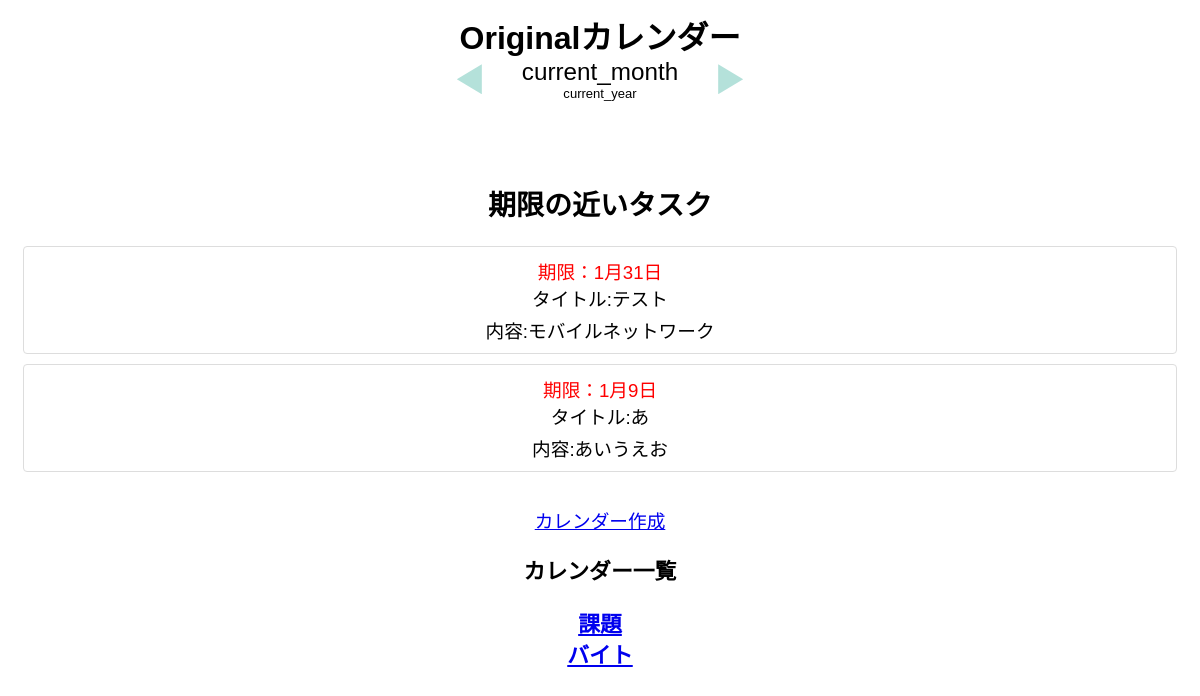
Before: / with the older database file.
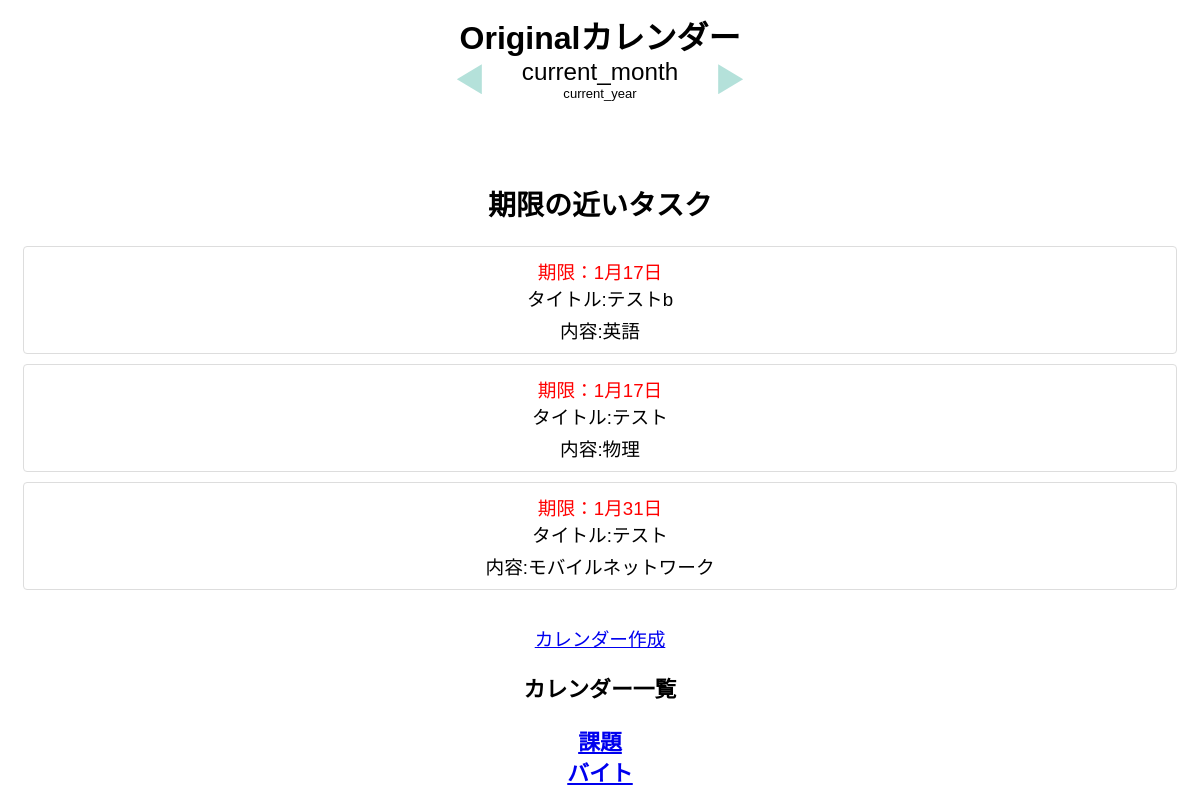
After: the same page with the newer database file.
### models/eventCalendar.py (models this page shows)
class EventCalendar(Model):
    add_year = IntegerField()
    add_month = IntegerField()
    add_day = IntegerField()
    add_title = CharField()
    add_todo = CharField()
    class Meta:
        database = db

### models/make.py (models this page shows)
class Make(Model):
    title = CharField()
    class Meta:
        database = db

### routes/myCalendar.py (the view)
@myCalendar_bp.route('/')
def list():
    print(f"今日の日付: {datetime.today().strftime('%Y-%m-%d')}")
    today = datetime.today()
    current_year = today.year
    current_month = today.month
    current_date = today.day
    tasks = EventCalendar.select()
    upcoming_tasks = []
    for task in tasks:
        task_date = datetime(current_year, task.add_month, task.add_day)
        today_date = datetime(current_year, current_month, current_date)
        if task_date < today_date:
            task_date = datetime(current_year + 1, task.add_month, task.add_day)
        if task_date >= today_date:
            task.sort_date = task_date
            upcoming_tasks.append(task)
    upcoming_tasks.sort(key=lambda x: x.sort_date)
    makes = Make.select()
    upcoming_tasks = upcoming_tasks[:3]
    return render_template('myCalendar.html', upcoming_tasks = upcoming_tasks, items=makes)

### templates/myCalendar.html (shortened to what this page needs)
<!DOCTYPE html>
<html lang="ja">
  <head>
      <link rel="stylesheet" href="{{ url_for('static', filename='base-style.css') }}">
  </head>
  <body>
    <div class="calendar">
      <h1>Originalカレンダー</h1>
      <div class="select">
        <button id="last_month" class="move" onclick="changeMonth(-1)"></button>
        <div>
          <div id="title_month">current_month</div>
          <div id="title_year">current_year</div>
        </div>
        <button id="next_month" class="move" onclick="changeMonth(1)"></button>
      </div>
    </div>
    <div>
      <div class="upcoming-tasks">
        <h2>期限の近いタスク</h2>
        {% if upcoming_tasks %}
          <ul class="task-list">
            {% for task in upcoming_tasks %}
              <li class="task-item">
              <div class="task-deadline">期限：{{ task.add_month }}月{{ task.add_day }}日</div>
              <div class="task-title">タイトル:{{ task.add_title }}</div>
              <div class="task-content">内容:{{ task.add_todo }}</div>
              </li>
            {% endfor %}
          </ul>
        {% else %}
          <p>予定を追加してください</p>
        {% endif %}
      </div>
    </div>
  <div>
    <div class="calender-make">
      <a href="{{ url_for('myCalendar.make') }}">カレンダー作成</a>
      <h3>カレンダー一覧<h3>
      <ul class="task-list">
            {% for make in items %}
             <li class="calendar-list">
             <div class="title"><a href="{{ url_for('myCalendar.list', make_id=make.id) }}">{{ make.title }}</a></div>
             </li>
            {% endfor %}
       </ul>
  </div>
    </body>
</html>

### static/base-style.css (style rules this page uses)
:root { font-size: 14pt; font-family:'Lucida Sans', 'Lucida Sans Regular', 'Lucida Grande', 'Lucida Sans Unicode', Geneva, Verdana, sans-serif; cursor: default; }
button { background-color: transparent; border: none; cursor: pointer; outline: none; padding: 0; appearance: none; }
h1 { text-align: center; margin-top: 0; font-size: xx-large; margin: 0%; }
div { width: auto; text-align: center; }
.calendar { height: auto; min-width: 550px; user-select: none; margin: 1% auto; }
.select { display: flex; justify-content: center; margin-bottom: 2%; align-items: center; }
.move { height: 35px; aspect-ratio: cos(30deg); background: #b4e1da; }
.upcoming-tasks { margin-top: 20px; padding: 15px; }
.task-list { list-style: none; padding: 0; }
.task-item { margin-bottom: 10px; padding: 10px; border: 1px solid #ddd; border-radius: 4px; }
.task-title { font-size:1.0em; }
.task-deadline { color: red; font-size: 1.0em; }
.task-content { margin-top: 5px; }
#title_month { font-size: 1.3em; }
#title_year { font-size: 0.7em; }
#last_month { clip-path: polygon(0% 50%,100% 0,100% 100%); margin: 0 40px 0 10%; width: 25px; height: 30px; }
#next_month { clip-path: polygon(100% 50%,0 100%,0 0); margin: 0 10% 0 40px; width: 25px; height: 30px; }

Changed rows visible on the page:
no longer on this page (row unchanged): EventCalendar: add_month "1", add_day "9", add_title "あ", add_todo "あいうえお"
added EventCalendar: add_month "1", add_day "17", add_title "テストb", add_todo "英語"
added EventCalendar: add_month "1", add_day "17", add_title "テスト", add_todo "物理"
